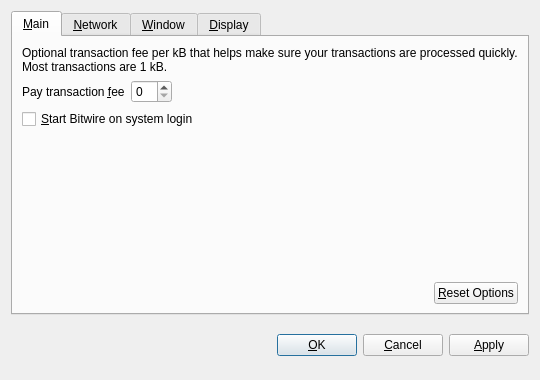
<?xml version="1.0" encoding="UTF-8"?>
<ui version="4.0">
 <class>OptionsDialog</class>
 <widget class="QDialog" name="OptionsDialog">
  <property name="geometry">
   <rect>
    <x>0</x>
    <y>0</y>
    <width>540</width>
    <height>380</height>
   </rect>
  </property>
  <property name="windowTitle">
   <string>Options</string>
  </property>
  <property name="modal">
   <bool>true</bool>
  </property>
  <layout class="QVBoxLayout" name="verticalLayout">
   <item>
    <widget class="QTabWidget" name="tabWidget">
     <property name="tabPosition">
      <enum>QTabWidget::North</enum>
     </property>
     <property name="currentIndex">
      <number>0</number>
     </property>
     <widget class="QWidget" name="tabMain">
      <attribute name="title">
       <string>&amp;Main</string>
      </attribute>
      <layout class="QVBoxLayout" name="verticalLayout_Main">
       <item>
        <widget class="QLabel" name="transactionFeeInfoLabel">
         <property name="text">
          <string>Optional transaction fee per kB that helps make sure your transactions are processed quickly. Most transactions are 1 kB.</string>
         </property>
         <property name="textFormat">
          <enum>Qt::PlainText</enum>
         </property>
         <property name="wordWrap">
          <bool>true</bool>
         </property>
        </widget>
       </item>
       <item>
        <layout class="QHBoxLayout" name="horizontalLayout_1_Main">
         <item>
          <widget class="QLabel" name="transactionFeeLabel">
           <property name="text">
            <string>Pay transaction &amp;fee</string>
           </property>
           <property name="textFormat">
            <enum>Qt::PlainText</enum>
           </property>
           <property name="buddy">
            <cstring>transactionFee</cstring>
           </property>
          </widget>
         </item>
         <item>
          <widget class="BitcoinAmountField" name="transactionFee"/>
         </item>
         <item>
          <spacer name="horizontalSpacer_1_Main">
           <property name="orientation">
            <enum>Qt::Horizontal</enum>
           </property>
           <property name="sizeHint" stdset="0">
            <size>
             <width>40</width>
             <height>20</height>
            </size>
           </property>
          </spacer>
         </item>
        </layout>
       </item>
       <item>
        <widget class="QCheckBox" name="bitcoinAtStartup">
         <property name="toolTip">
          <string>Automatically start Bitwire after logging in to the system.</string>
         </property>
         <property name="text">
          <string>&amp;Start Bitwire on system login</string>
         </property>
        </widget>
       </item>
       <item>
        <spacer name="verticalSpacer_Main">
         <property name="orientation">
          <enum>Qt::Vertical</enum>
         </property>
         <property name="sizeHint" stdset="0">
          <size>
           <width>20</width>
           <height>40</height>
          </size>
         </property>
        </spacer>
       </item>
       <item>
        <layout class="QHBoxLayout" name="horizontalLayout_2_Main">
         <item>
          <spacer name="horizontalSpacer_2_Main">
           <property name="orientation">
            <enum>Qt::Horizontal</enum>
           </property>
           <property name="sizeHint" stdset="0">
            <size>
             <width>40</width>
             <height>20</height>
            </size>
           </property>
          </spacer>
         </item>
         <item>
          <widget class="QPushButton" name="resetButton">
           <property name="toolTip">
            <string>Reset all client options to default.</string>
           </property>
           <property name="text">
            <string>&amp;Reset Options</string>
           </property>
           <property name="autoDefault">
            <bool>false</bool>
           </property>
          </widget>
         </item>
        </layout>
       </item>
      </layout>
     </widget>
     <widget class="QWidget" name="tabNetwork">
      <attribute name="title">
       <string>&amp;Network</string>
      </attribute>
      <layout class="QVBoxLayout" name="verticalLayout_Network">
       <item>
        <widget class="QCheckBox" name="mapPortUpnp">
         <property name="toolTip">
          <string>Automatically open the Bitwire client port on the router. This only works when your router supports UPnP and it is enabled.</string>
         </property>
         <property name="text">
          <string>Map port using &amp;UPnP</string>
         </property>
        </widget>
       </item>
       <item>
        <widget class="QCheckBox" name="connectSocks">
         <property name="toolTip">
          <string>Connect to the Bitwire network through a SOCKS proxy (e.g. when connecting through Tor).</string>
         </property>
         <property name="text">
          <string>&amp;Connect through SOCKS proxy:</string>
         </property>
        </widget>
       </item>
       <item>
        <layout class="QHBoxLayout" name="horizontalLayout_Network">
         <item>
          <widget class="QLabel" name="proxyIpLabel">
           <property name="text">
            <string>Proxy &amp;IP:</string>
           </property>
           <property name="textFormat">
            <enum>Qt::PlainText</enum>
           </property>
           <property name="buddy">
            <cstring>proxyIp</cstring>
           </property>
          </widget>
         </item>
         <item>
          <widget class="QValidatedLineEdit" name="proxyIp">
           <property name="maximumSize">
            <size>
             <width>140</width>
             <height>16777215</height>
            </size>
           </property>
           <property name="toolTip">
            <string>IP address of the proxy (e.g. 127.0.0.1)</string>
           </property>
          </widget>
         </item>
         <item>
          <widget class="QLabel" name="proxyPortLabel">
           <property name="text">
            <string>&amp;Port:</string>
           </property>
           <property name="textFormat">
            <enum>Qt::PlainText</enum>
           </property>
           <property name="buddy">
            <cstring>proxyPort</cstring>
           </property>
          </widget>
         </item>
         <item>
          <widget class="QLineEdit" name="proxyPort">
           <property name="maximumSize">
            <size>
             <width>55</width>
             <height>16777215</height>
            </size>
           </property>
           <property name="toolTip">
            <string>Port of the proxy (e.g. 9050)</string>
           </property>
          </widget>
         </item>
         <item>
          <widget class="QLabel" name="socksVersionLabel">
           <property name="text">
            <string>SOCKS &amp;Version:</string>
           </property>
           <property name="textFormat">
            <enum>Qt::PlainText</enum>
           </property>
           <property name="buddy">
            <cstring>socksVersion</cstring>
           </property>
          </widget>
         </item>
         <item>
          <widget class="QValueComboBox" name="socksVersion">
           <property name="toolTip">
            <string>SOCKS version of the proxy (e.g. 5)</string>
           </property>
          </widget>
         </item>
         <item>
          <spacer name="horizontalSpacer_Network">
           <property name="orientation">
            <enum>Qt::Horizontal</enum>
           </property>
           <property name="sizeHint" stdset="0">
            <size>
             <width>40</width>
             <height>20</height>
            </size>
           </property>
          </spacer>
         </item>
        </layout>
       </item>
       <item>
        <spacer name="verticalSpacer_Network">
         <property name="orientation">
          <enum>Qt::Vertical</enum>
         </property>
         <property name="sizeHint" stdset="0">
          <size>
           <width>20</width>
           <height>40</height>
          </size>
         </property>
        </spacer>
       </item>
      </layout>
     </widget>
     <widget class="QWidget" name="tabWindow">
      <attribute name="title">
       <string>&amp;Window</string>
      </attribute>
      <layout class="QVBoxLayout" name="verticalLayout_Window">
       <item>
        <widget class="QCheckBox" name="minimizeToTray">
         <property name="toolTip">
          <string>Show only a tray icon after minimizing the window.</string>
         </property>
         <property name="text">
          <string>&amp;Minimize to the tray instead of the taskbar</string>
         </property>
        </widget>
       </item>
       <item>
        <widget class="QCheckBox" name="minimizeOnClose">
         <property name="toolTip">
          <string>Minimize instead of exit the application when the window is closed. When this option is enabled, the application will be closed only after selecting Quit in the menu.</string>
         </property>
         <property name="text">
          <string>M&amp;inimize on close</string>
         </property>
        </widget>
       </item>
       <item>
        <spacer name="verticalSpacer_Window">
         <property name="orientation">
          <enum>Qt::Vertical</enum>
         </property>
         <property name="sizeHint" stdset="0">
          <size>
           <width>20</width>
           <height>40</height>
          </size>
         </property>
        </spacer>
       </item>
      </layout>
     </widget>
     <widget class="QWidget" name="tabDisplay">
      <attribute name="title">
       <string>&amp;Display</string>
      </attribute>
      <layout class="QVBoxLayout" name="verticalLayout_Display">
       <item>
        <layout class="QHBoxLayout" name="horizontalLayout_1_Display">
         <item>
          <widget class="QLabel" name="langLabel">
           <property name="text">
            <string>User Interface &amp;language:</string>
           </property>
           <property name="textFormat">
            <enum>Qt::PlainText</enum>
           </property>
           <property name="buddy">
            <cstring>lang</cstring>
           </property>
          </widget>
         </item>
         <item>
          <widget class="QValueComboBox" name="lang">
           <property name="toolTip">
            <string>The user interface language can be set here. This setting will take effect after restarting Bitwire.</string>
           </property>
          </widget>
         </item>
        </layout>
       </item>
       <item>
        <layout class="QHBoxLayout" name="horizontalLayout_2_Display">
         <item>
          <widget class="QLabel" name="unitLabel">
           <property name="text">
            <string>&amp;Unit to show amounts in:</string>
           </property>
           <property name="textFormat">
            <enum>Qt::PlainText</enum>
           </property>
           <property name="buddy">
            <cstring>unit</cstring>
           </property>
          </widget>
         </item>
         <item>
          <widget class="QValueComboBox" name="unit">
           <property name="toolTip">
            <string>Choose the default subdivision unit to show in the interface and when sending coins.</string>
           </property>
          </widget>
         </item>
        </layout>
       </item>
       <item>
        <widget class="QCheckBox" name="displayAddresses">
         <property name="toolTip">
          <string>Whether to show Bitwire addresses in the transaction list or not.</string>
         </property>
         <property name="text">
          <string>&amp;Display addresses in transaction list</string>
         </property>
        </widget>
       </item>
       <item>
        <widget class="QCheckBox" name="coinControlFeatures">
         <property name="toolTip">
          <string>Whether to show coin control features or not.</string>
         </property>
         <property name="text">
          <string>Display coin &amp;control features (experts only!)</string>
         </property>
        </widget>
       </item>
       <item>
        <spacer name="verticalSpacer_Display">
         <property name="orientation">
          <enum>Qt::Vertical</enum>
         </property>
         <property name="sizeHint" stdset="0">
          <size>
           <width>20</width>
           <height>40</height>
          </size>
         </property>
        </spacer>
       </item>
      </layout>
     </widget>
    </widget>
   </item>
   <item>
    <layout class="QHBoxLayout" name="horizontalLayout_Buttons">
     <item>
      <spacer name="horizontalSpacer_1">
       <property name="orientation">
        <enum>Qt::Horizontal</enum>
       </property>
       <property name="sizeHint" stdset="0">
        <size>
         <width>40</width>
         <height>48</height>
        </size>
       </property>
      </spacer>
     </item>
     <item>
      <widget class="QLabel" name="statusLabel">
       <property name="font">
        <font>
         <weight>75</weight>
         <bold>true</bold>
        </font>
       </property>
       <property name="text">
        <string/>
       </property>
       <property name="textFormat">
        <enum>Qt::PlainText</enum>
       </property>
       <property name="wordWrap">
        <bool>true</bool>
       </property>
      </widget>
     </item>
     <item>
      <spacer name="horizontalSpacer_2">
       <property name="orientation">
        <enum>Qt::Horizontal</enum>
       </property>
       <property name="sizeHint" stdset="0">
        <size>
         <width>40</width>
         <height>48</height>
        </size>
       </property>
      </spacer>
     </item>
     <item>
      <widget class="QPushButton" name="okButton">
       <property name="text">
        <string>&amp;OK</string>
       </property>
      </widget>
     </item>
     <item>
      <widget class="QPushButton" name="cancelButton">
       <property name="text">
        <string>&amp;Cancel</string>
       </property>
       <property name="autoDefault">
        <bool>false</bool>
       </property>
      </widget>
     </item>
     <item>
      <widget class="QPushButton" name="applyButton">
       <property name="text">
        <string>&amp;Apply</string>
       </property>
       <property name="autoDefault">
        <bool>false</bool>
       </property>
      </widget>
     </item>
    </layout>
   </item>
  </layout>
 </widget>
 <customwidgets>
  <customwidget>
   <class>BitcoinAmountField</class>
   <extends>QSpinBox</extends>
   <header>bitcoinamountfield.h</header>
  </customwidget>
  <customwidget>
   <class>QValueComboBox</class>
   <extends>QComboBox</extends>
   <header>qvaluecombobox.h</header>
  </customwidget>
  <customwidget>
   <class>QValidatedLineEdit</class>
   <extends>QLineEdit</extends>
   <header>qvalidatedlineedit.h</header>
  </customwidget>
 </customwidgets>
 <resources/>
 <connections/>
</ui>
